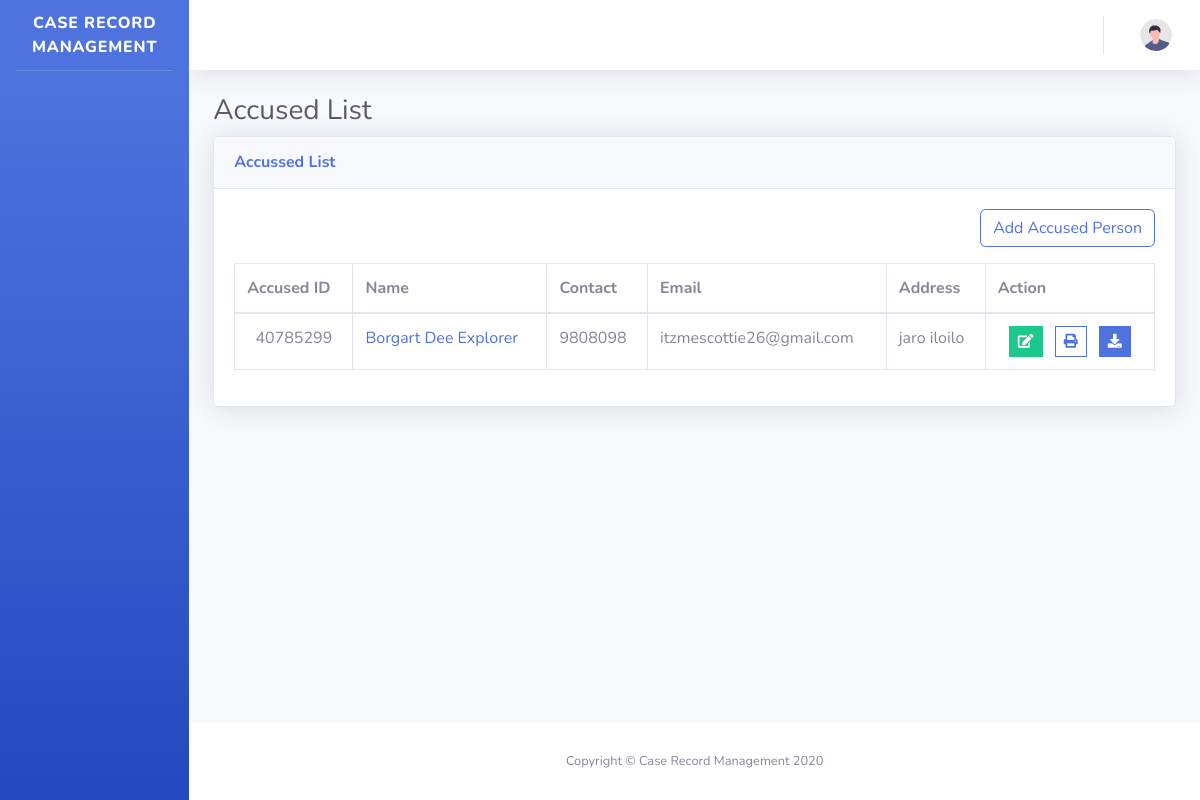
The app's page /accused.php, older data.
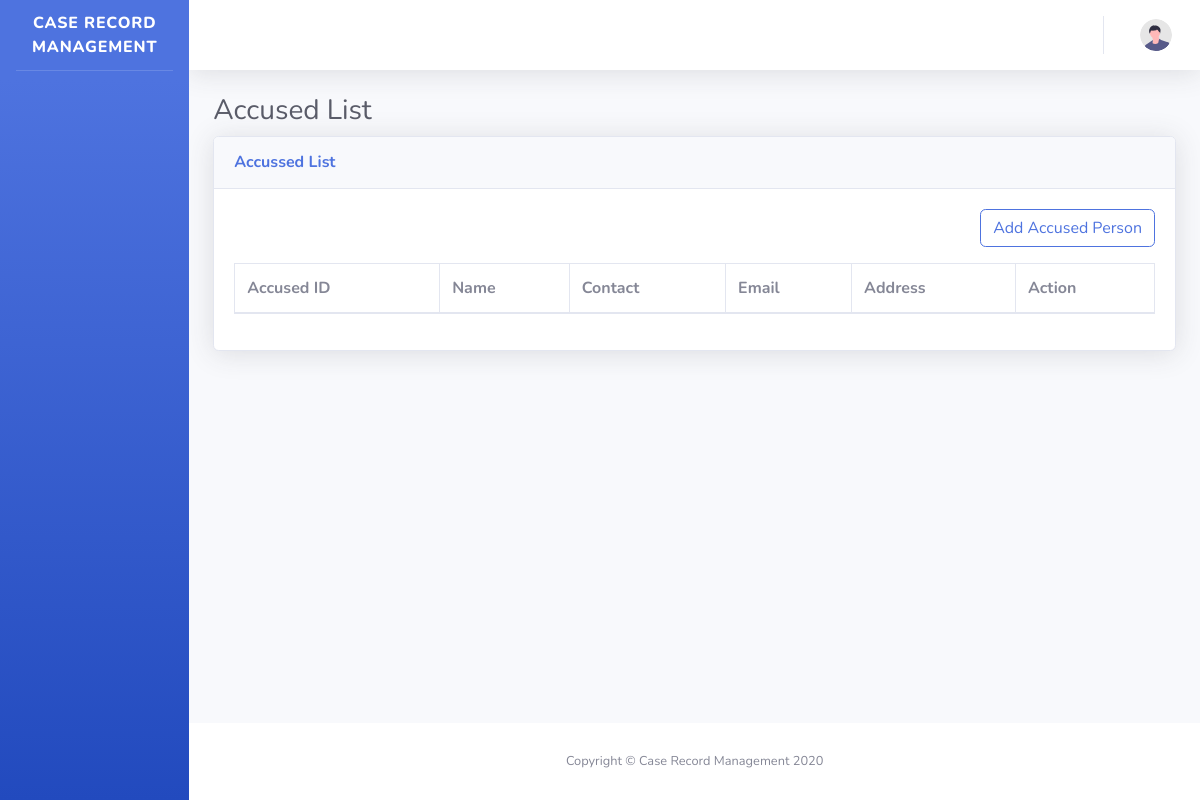
The same page, newer data.
### tables this page shows
CREATE TABLE `accused` (
  `id` int NOT NULL AUTO_INCREMENT,
  `AccusedID` varchar(255) NOT NULL,
  `FirstName` varchar(255) NOT NULL,
  `MiddleName` varchar(255) DEFAULT NULL,
  `LastName` varchar(255) NOT NULL,
  `Sex` varchar(255) NOT NULL,
  `DateOfBirth` date NOT NULL,
  `Contact` varchar(20) NOT NULL,
  `Email` varchar(255) NOT NULL,
  `Address` text NOT NULL,
  `PhotoURL` varchar(255) DEFAULT NULL,
  `NationalID` varchar(20) DEFAULT NULL,
  `Occupation` varchar(255) DEFAULT NULL,
  `Notes` text,
  PRIMARY KEY (`id`)
);

### includes/conn.php (called while the page is built, shortened)
<?php
$website = "Case Record Management";
?>

### accused.php (the view, shortened to what this page needs)
<?php
$page = "Accused List";
require_once "includes/session.php";
require_once "components/header.php";
?>
<body id="page-top">
    <div id="wrapper">
        <?php
        require_once "components/sidebar.php";
        ?>
        <div id="content-wrapper" class="d-flex flex-column">
            <div id="content">
                <?php
                require_once "components/topbar.php";
                ?>
                <div class="container-fluid">
                    <h1 class="h3 mb-2 text-gray-800"><?= $page ?></h1>
                    <div class="card shadow mb-4">
                        <div class="card-header py-3">
                            <h6 class="m-0 font-weight-bold text-primary">Accussed List</h6>
                        </div>
                        <div class="card-body">
                            <p class="text-right">
                                <button class="btn btn-outline-primary" type="button" data-toggle="collapse" data-target="#collapseAddAccused" aria-expanded="false" aria-controls="collapseAddAccused">
                                    Add Accused Person
                                </button>
                            </p>
                            <div class="table-responsive">
                                <table class="table table-bordered" id="dataTable" width="100%" cellspacing="0">
                                    <thead>
                                        <tr>
                                            <th>Accused ID</th>
                                            <th>Name</th>
                                            <th>Contact</th>
                                            <th>Email</th>
                                            <th>Address</th>
                                            <th>Action</th>
                                        </tr>
                                    </thead>
                                    <tbody>
                                        <?php
                                        $query = "SELECT * FROM accused";
                                        $result = $conn->execute_query($query, []);
                                        while ($row = $result->fetch_object()) {
                                        ?>
                                            <tr>
                                                <td class="text-center text-nowrap"><?= $row->AccusedID ?></td>
                                                <td class="text-nowrap"><a class="btn-link" href="#"><?= $row->FirstName ?> <?= $row->LastName ?></a></td>
                                                <td class="text-nowrap"><?= $row->Contact ?></td>
                                                <td class="text-nowrap"><?= $row->Email ?></td>
                                                <td class="text-nowrap"><?= $row->Address ?></td>
                                                <td class="text-center text-nowrap">
                                                    <div class="dropdown show">
                                                        <button class="upd-btn btn btn-success btn-sm rounded-0 mx-1" data-editAccused="<?= $row->id ?>" data-toggle="collapse" data-target="#collapseEditAccused" aria-expanded="false" aria-controls="collapseEditAccused" title="Edit Accused">
                                                            <i class="fas fa-edit"></i>
                                                        </button>
                                                        <div class="btn-group" role="group">
                                                            <a class="upd-btn btn btn-outline-primary btn-sm rounded-0 mx-1" href="#" id="printDropdownMenuLink" role="button" data-toggle="dropdown" aria-haspopup="true" aria-expanded="false" title="Print Options">
                                                                <i class="fas fa-print"></i>
                                                            </a>
                                                        </div>
                                                        <div class="btn-group" role="group">
                                                            <a class="upd-btn btn btn-primary btn-sm rounded-0 mx-1" href="#" id="downloadDropdownMenuLink" role="button" data-toggle="dropdown" aria-haspopup="true" aria-expanded="false" title="Download Options">
                                                                <i class="fas fa-download"></i>
                                                            </a>
                                                        </div>
                                                    </div>
                                                </td>
                                            </tr>
                                        <?php
                                        }
                                        ?>
                                    </tbody>
                                </table>
                            </div>
                        </div>
                    </div>
                </div>
            </div>
            <footer class="sticky-footer bg-white">
                <div class="container my-auto">
                    <div class="copyright text-center my-auto">
                        <span>Copyright &copy; <?= $website ?> 2020</span>
                    </div>
                </div>
            </footer>
        </div>
    </div>
</body>
</html>

### components/header.php (shortened to what this page needs)
<!DOCTYPE html>
<html lang="en">
<head>
    <link href="vendor/fontawesome-free/css/all.min.css" rel="stylesheet" type="text/css">
    <link href="css/sb-admin-2.css" rel="stylesheet">
    <link href="vendor/datatables/dataTables.bootstrap4.min.css" rel="stylesheet">
    <link rel="stylesheet" href="https://printjs-4de6.kxcdn.com/print.min.css" />
</head>

### components/sidebar.php (shortened to what this page needs)
<ul class="navbar-nav bg-gradient-primary sidebar sidebar-dark accordion" id="accordionSidebar">
    <a class="sidebar-brand d-flex align-items-center justify-content-center" href="index.php">
        <div class="sidebar-brand-text mx-3">
            <?= $website ?>
        </div>
    </a>
    <hr class="sidebar-divider my-0">
</ul>

### components/topbar.php (shortened to what this page needs)
<nav class="navbar navbar-expand navbar-light bg-white topbar mb-4 static-top shadow">
    <ul class="navbar-nav ml-auto">
        <li class="nav-item dropdown no-arrow">
            <a class="nav-link dropdown-toggle" href="#" id="userDropdown" role="button" data-toggle="dropdown" aria-haspopup="true" aria-expanded="false">
                <img class="img-profile rounded-circle" src="img/undraw_profile.svg">
            </a>
        </li>
    </ul>
</nav>

Row changes from the older to the newer data that the page shows:
removed accused: AccusedID "40785299", FirstName "Borgart Dee", LastName "Explorer", Contact "9808098", Email "itzmescottie26@gmail.com", Address "jaro iloilo"
